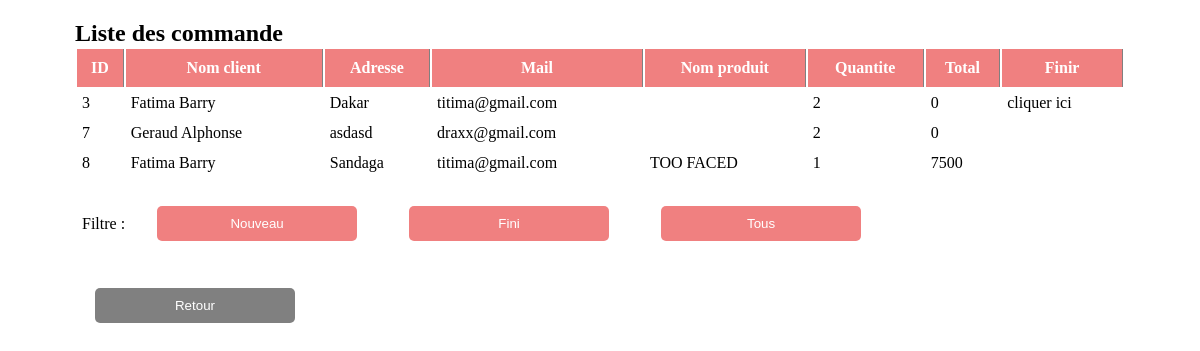
/admin/listeCommande.php, run on the app's committed database.
### tables this page shows
CREATE TABLE `commande` (
  `id` int(11) NOT NULL,
  `idProduit` int(11) NOT NULL,
  `quantite` int(11) NOT NULL,
  `idClient` int(11) NOT NULL,
  `dateCommande` varchar(255) NOT NULL DEFAULT current_timestamp(),
  `adresseLivraison` varchar(255) NOT NULL,
  `status` varchar(25) NOT NULL DEFAULT 'nouveau'
);

CREATE TABLE `client` (
  `id` int(11) NOT NULL,
  `nom` varchar(255) NOT NULL,
  `prenom` varchar(255) NOT NULL,
  `email` varchar(255) NOT NULL,
  `pwd` varchar(255) NOT NULL
);

CREATE TABLE `produit` (
  `id` int(11) NOT NULL,
  `nom` varchar(255) NOT NULL,
  `prix` int(11) NOT NULL,
  `img` varchar(255) NOT NULL,
  `description` text NOT NULL
);

### connection/Base.php (called while the page is built, shortened)
<?php
class Base
{
    public $host   = HOST;
    public $user   = NOM;
    public $pass   = MDP;
    public $dbname = BD;
    public $link;
    private function connectDB()
    {
        $this->link = new mysqli(
            $this->host,
            $this->user,
            $this->pass,
            $this->dbname
        );
    }
    public function select($query)
    {
        $result = $this->link->query($query) or
        die($this->link->error . __LINE__);
        if ($result->num_rows > 0) {
            return $result;
        } else {
            return false;
        }
    }
}

### helpers/class.php (called while the page is built, shortened)
<?php
     require("".$_SERVER['DOCUMENT_ROOT']."/ozakitoko/classes/Commande.php");
     $commande = new Commande();

### classes/Commande.php (called while the page is built, shortened)
<?php
     include_once("".$_SERVER['DOCUMENT_ROOT']."/ozakitoko/connection/Base.php");
     class Commande
     {
          public function __construct()
          {
               $this->db = new Base();
          }
          public function afficher()
          {
               $query = "SELECT client.nom as nom, commande.status as status, client.prenom as prenom, produit.prix as prix, commande.adresseLivraison as adresse, client.email AS mail, produit.nom as nomProduit, commande.quantite as quantite, commande.id as id  from commande left join client on commande.idClient = client.id left join produit on commande.idProduit = produit.id ";
               $result = $this->db->select($query);
               return $result;
          }
     }

### admin/listeCommande.php (the view, shortened to what this page needs)
<!DOCTYPE html>
<html lang="en">
<?php
     require_once("".$_SERVER['DOCUMENT_ROOT']."/ozakitoko/inc/head.php");
     $data = $commande->afficher();
?>
<body>
     <div class="section">
          <h2>Liste des commande <?php if(isset($_GET['filtre'])){ echo $_GET["filtre"]; }?></h2>
          <table class="listeTable">
               <tr>
                    <th>ID</th>
                    <th>Nom client</th>
                    <th>Adresse</th>
                    <th>Mail</th>
                    <th>Nom produit</th>
                    <th>Quantite</th>
                    <th>Total</th>
                    <th>Finir</th>
               </tr>
               <?php
                    foreach ($data as $produit) {
               ?>
               <tr>
                    <td><?php echo $produit['id'] ?></td>
                    <td><?php echo $produit['nom']." ".$produit['prenom']?></td>
                    <td><?php echo $produit['adresse'] ?></td>
                    <td><?php echo $produit['mail'] ?></td>
                    <td><?php echo $produit['nomProduit'] ?></td>
                    <td><?php echo $produit['quantite'] ?></td>
                    <td><?php echo bcmul($produit['prix'],$produit['quantite'])?></td>
                    <?php if($produit["status"] != "fini"){?>
                    <td><a href="/ozakitoko/admin/listeCommande.php?finir=<?php echo $produit['id']?>"> cliquer ici </a></td>
                    <?php } ?>
               </tr>
               <?php } ?>
          </table>
          <table>
               <tr>
                    <td>
                              Filtre :
                    </td>
                    <td>
                         <a href="/ozakitoko/admin/listeCommande.php?filtre=nouveau">
                              <button class="btn-one">Nouveau</button>
                         </a>
                    </td>
                    <td>
                         <a href="/ozakitoko/admin/listeCommande.php?filtre=Fini">
                              <button class="btn-one">Fini</button>
                         </a>
                    </td>
                    <td>
                         <a href="/ozakitoko/admin/listeCommande.php">
                              <button class="btn-one">Tous</button>
                         </a>
                    </td>
               </tr>
          </table>
          <a href="/ozakitoko/admin/tableau.php">
               <button class="btn-admin">Retour</button>
          </a>
     </div>
</body>
</html>

### css/style.css (style rules this page uses)
* { padding:0; margin: 0; box-sizing: border-box; }
body { margin-right: 75px; margin-left: 75px; }
a { color: inherit; text-decoration: inherit; }
.section { margin: 20px 0px; }
.formChild input[type="submit"], .btn-one, .btn-admin { width: 200px; padding: 10px 20px; border-radius: 5px; background-color: lightcoral; color: white; border: none; margin: 20px; }
.btn-admin { background-color: grey; }
.listeTable { width: 100%; }
table th { background-color: lightcoral; padding: 10px 5px; border-right: 1px solid grey; color: white; }
table td { padding: 5px; }
table tr { border: 5px solid black !important; }

### data on the page
commande: id "3", idClient.nom "Fatima", idClient.prenom "Barry", adresseLivraison "Dakar", idClient.email "titima@gmail.com", quantite "2", quantite "0"
commande: id "7", idClient.nom "Geraud", idClient.prenom "Alphonse", adresseLivraison "asdasd", idClient.email "draxx@gmail.com", quantite "2", quantite "0"
commande: id "8", idClient.nom "Fatima", idClient.prenom "Barry", adresseLivraison "Sandaga", idClient.email "titima@gmail.com", idProduit.nom "TOO FACED", quantite "1", idProduit.prix "7500"
